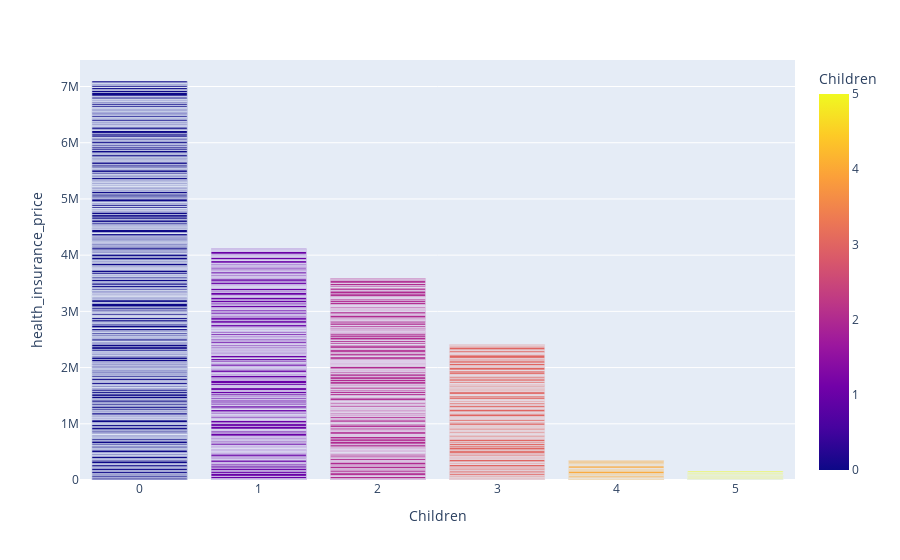

Notebook cell for this chart:
### Code cell
f=px.bar(health1,x='Children',y='health_insurance_price',color='Children')
f.show()

### Figure 1 — Plotly figure (JSON) as saved in the notebook; plotly's stock layout.template omitted (floating-point values rounded to 4 significant figures; data arrays with more than 128 entries replaced by an {"elided": "..."} marker saying what was removed)
{"data": [{"alignmentgroup": "True", "hovertemplate": "Children=%{marker.color}<br>health_insurance_price=%{y}<extra></extra>", "legendgroup": "", "marker": {"color": {"elided": "1336 int values"}, "coloraxis": "coloraxis", "pattern": {"shape": ""}}, "name": "", "offsetgroup": "", "orientation": "v", "showlegend": false, "textposition": "auto", "type": "bar", "x": {"elided": "1336 int values"}, "xaxis": "x", "y": {"elided": "1336 float values"}, "yaxis": "y"}], "layout": {"barmode": "relative", "coloraxis": {"colorbar": {"title": {"text": "Children"}}, "colorscale": [[0, "#0d0887"], [0.1111, "#46039f"], [0.2222, "#7201a8"], [0.3333, "#9c179e"], [0.4444, "#bd3786"], [0.5556, "#d8576b"], [0.6667, "#ed7953"], [0.7778, "#fb9f3a"], [0.8889, "#fdca26"], [1, "#f0f921"]]}, "legend": {"tracegroupgap": 0}, "margin": {"t": 60}, "xaxis": {"anchor": "y", "domain": [0, 1], "title": {"text": "Children"}}, "yaxis": {"anchor": "x", "domain": [0, 1], "title": {"text": "health_insurance_price"}}}}
